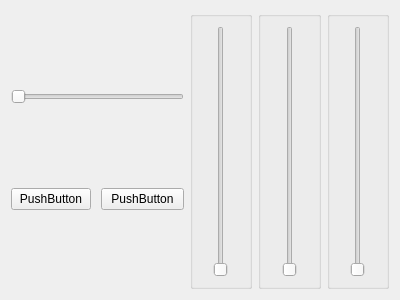
<?xml version="1.0" encoding="UTF-8"?>
<ui version="4.0">
 <class>Form</class>
 <widget class="QWidget" name="Form">
  <property name="geometry">
   <rect>
    <x>0</x>
    <y>0</y>
    <width>400</width>
    <height>300</height>
   </rect>
  </property>
  <property name="windowTitle">
   <string>Form</string>
  </property>
  <layout class="QHBoxLayout" name="horizontalLayout_2">
   <item>
    <layout class="QHBoxLayout" name="horizontalLayout">
     <item>
      <layout class="QVBoxLayout" name="verticalLayout_4">
       <property name="spacing">
        <number>6</number>
       </property>
       <item>
        <widget class="QSlider" name="horizontalSlider">
         <property name="maximumSize">
          <size>
           <width>173</width>
           <height>16777215</height>
          </size>
         </property>
         <property name="orientation">
          <enum>Qt::Horizontal</enum>
         </property>
        </widget>
       </item>
       <item>
        <layout class="QHBoxLayout" name="horizontalLayout_5">
         <item alignment="Qt::AlignLeft">
          <widget class="QPushButton" name="pushButton">
           <property name="maximumSize">
            <size>
             <width>100</width>
             <height>16777215</height>
            </size>
           </property>
           <property name="text">
            <string>PushButton</string>
           </property>
          </widget>
         </item>
         <item>
          <widget class="QPushButton" name="pushButton_2">
           <property name="maximumSize">
            <size>
             <width>100</width>
             <height>16777215</height>
            </size>
           </property>
           <property name="text">
            <string>PushButton</string>
           </property>
          </widget>
         </item>
        </layout>
       </item>
      </layout>
     </item>
     <item>
      <layout class="QHBoxLayout" name="horizontalLayout_3">
       <item>
        <widget class="QGroupBox" name="verticalGroupBox">
         <layout class="QVBoxLayout" name="verticalLayout_3">
          <item alignment="Qt::AlignHCenter">
           <widget class="QSlider" name="verticalSlider_3">
            <property name="orientation">
             <enum>Qt::Vertical</enum>
            </property>
           </widget>
          </item>
         </layout>
        </widget>
       </item>
       <item>
        <widget class="QGroupBox" name="verticalGroupBox_2">
         <layout class="QVBoxLayout" name="verticalLayout_2">
          <item alignment="Qt::AlignHCenter">
           <widget class="QSlider" name="verticalSlider_2">
            <property name="orientation">
             <enum>Qt::Vertical</enum>
            </property>
           </widget>
          </item>
         </layout>
        </widget>
       </item>
       <item>
        <widget class="QGroupBox" name="verticalGroupBox">
         <layout class="QVBoxLayout" name="verticalLayout">
          <item alignment="Qt::AlignHCenter">
           <widget class="QSlider" name="verticalSlider">
            <property name="orientation">
             <enum>Qt::Vertical</enum>
            </property>
           </widget>
          </item>
         </layout>
        </widget>
       </item>
      </layout>
     </item>
    </layout>
   </item>
  </layout>
 </widget>
 <resources/>
 <connections/>
</ui>
